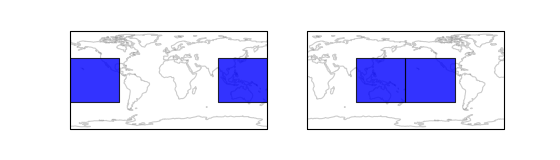

Recreate this plot in Python.
import cartopy.crs as ccrs
import matplotlib.pyplot as plt
import shapely.geometry as sgeom


LHS, RHS = ccrs.PlateCarree(), ccrs.PlateCarree(central_longitude=180)
geom = sgeom.MultiPolygon([sgeom.box(-180, -40, -90, 40),
                           sgeom.box(90, -40, 180, 40)])


fig = plt.figure(figsize=(7, 2))

ax1 = plt.subplot(1, 2, 1, projection=LHS)
ax2 = plt.subplot(1, 2, 2, projection=RHS)

ax1.coastlines(color='gray', alpha=0.4)
ax2.coastlines(color='gray', alpha=0.4)

ax1.add_geometries([geom], LHS, facecolor='blue', alpha=0.8)
ax2.add_geometries([geom], LHS, facecolor='blue', alpha=0.8)

plt.show()
